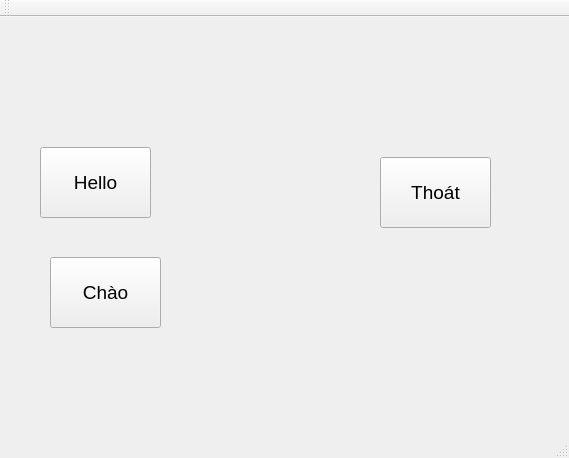
<?xml version="1.0" encoding="UTF-8"?>
<ui version="4.0">
 <class>MainWindow</class>
 <widget class="QMainWindow" name="MainWindow">
  <property name="geometry">
   <rect>
    <x>0</x>
    <y>0</y>
    <width>569</width>
    <height>458</height>
   </rect>
  </property>
  <property name="windowTitle">
   <string>MainWindow</string>
  </property>
  <widget class="QWidget" name="centralWidget">
   <widget class="QPushButton" name="hello_button">
    <property name="geometry">
     <rect>
      <x>40</x>
      <y>130</y>
      <width>111</width>
      <height>71</height>
     </rect>
    </property>
    <property name="font">
     <font>
      <pointsize>14</pointsize>
     </font>
    </property>
    <property name="text">
     <string>Hello</string>
    </property>
   </widget>
   <widget class="QPushButton" name="chao_button">
    <property name="geometry">
     <rect>
      <x>50</x>
      <y>240</y>
      <width>111</width>
      <height>71</height>
     </rect>
    </property>
    <property name="font">
     <font>
      <pointsize>14</pointsize>
     </font>
    </property>
    <property name="text">
     <string>Chào</string>
    </property>
   </widget>
   <widget class="QPushButton" name="exit_button">
    <property name="geometry">
     <rect>
      <x>380</x>
      <y>140</y>
      <width>111</width>
      <height>71</height>
     </rect>
    </property>
    <property name="font">
     <font>
      <pointsize>14</pointsize>
     </font>
    </property>
    <property name="text">
     <string>Thoát</string>
    </property>
   </widget>
   <widget class="QLabel" name="hello_label">
    <property name="geometry">
     <rect>
      <x>180</x>
      <y>150</y>
      <width>161</width>
      <height>31</height>
     </rect>
    </property>
    <property name="font">
     <font>
      <pointsize>12</pointsize>
     </font>
    </property>
    <property name="text">
     <string/>
    </property>
   </widget>
   <widget class="QLabel" name="chao_label">
    <property name="geometry">
     <rect>
      <x>180</x>
      <y>270</y>
      <width>161</width>
      <height>31</height>
     </rect>
    </property>
    <property name="font">
     <font>
      <pointsize>12</pointsize>
     </font>
    </property>
    <property name="text">
     <string/>
    </property>
   </widget>
  </widget>
  <widget class="QMenuBar" name="menuBar">
   <property name="geometry">
    <rect>
     <x>0</x>
     <y>0</y>
     <width>569</width>
     <height>26</height>
    </rect>
   </property>
  </widget>
  <widget class="QToolBar" name="mainToolBar">
   <attribute name="toolBarArea">
    <enum>TopToolBarArea</enum>
   </attribute>
   <attribute name="toolBarBreak">
    <bool>false</bool>
   </attribute>
  </widget>
  <widget class="QStatusBar" name="statusBar"/>
 </widget>
 <layoutdefault spacing="6" margin="11"/>
 <resources/>
 <connections/>
</ui>
